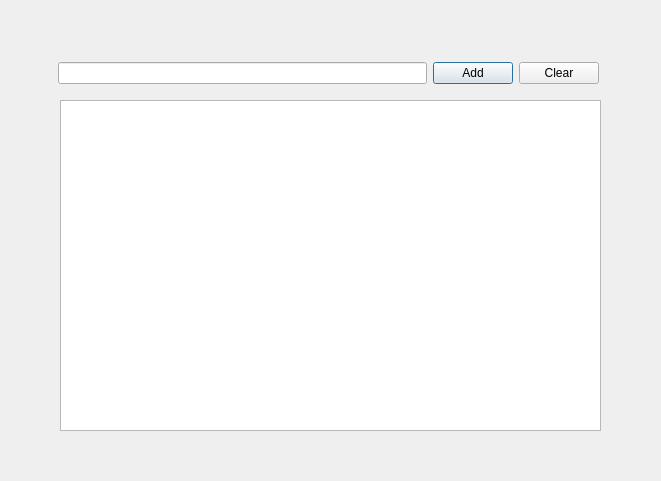
<?xml version="1.0" encoding="UTF-8"?>
<ui version="4.0">
 <class>Dialog</class>
 <widget class="QDialog" name="Dialog">
  <property name="geometry">
   <rect>
    <x>0</x>
    <y>0</y>
    <width>661</width>
    <height>481</height>
   </rect>
  </property>
  <property name="windowTitle">
   <string>Dialog</string>
  </property>
  <widget class="QTextBrowser" name="textBrowser">
   <property name="geometry">
    <rect>
     <x>60</x>
     <y>100</y>
     <width>541</width>
     <height>331</height>
    </rect>
   </property>
  </widget>
  <widget class="QWidget" name="">
   <property name="geometry">
    <rect>
     <x>58</x>
     <y>60</y>
     <width>541</width>
     <height>27</height>
    </rect>
   </property>
   <layout class="QHBoxLayout" name="horizontalLayout">
    <item>
     <widget class="QLineEdit" name="lineEdit"/>
    </item>
    <item>
     <widget class="QPushButton" name="pushButton">
      <property name="text">
       <string>Add</string>
      </property>
     </widget>
    </item>
    <item>
     <widget class="QPushButton" name="pushButton_2">
      <property name="text">
       <string>Clear</string>
      </property>
     </widget>
    </item>
   </layout>
  </widget>
 </widget>
 <resources/>
 <connections/>
</ui>
